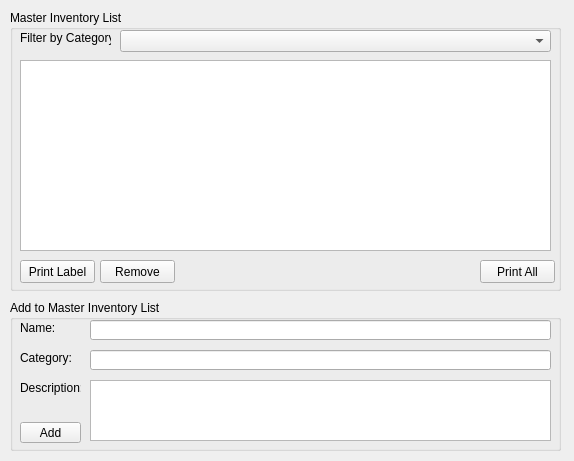
<?xml version="1.0" encoding="UTF-8"?>
<ui version="4.0">
 <class>wndinventorycontrol</class>
 <widget class="QMainWindow" name="wndinventorycontrol">
  <property name="geometry">
   <rect>
    <x>0</x>
    <y>0</y>
    <width>574</width>
    <height>461</height>
   </rect>
  </property>
  <property name="minimumSize">
   <size>
    <width>574</width>
    <height>461</height>
   </size>
  </property>
  <property name="windowTitle">
   <string>Inventory Control</string>
  </property>
  <widget class="QWidget" name="centralwidget">
   <widget class="QGroupBox" name="groupBox">
    <property name="geometry">
     <rect>
      <x>10</x>
      <y>10</y>
      <width>551</width>
      <height>281</height>
     </rect>
    </property>
    <property name="title">
     <string>Master Inventory List</string>
    </property>
    <widget class="QLabel" name="lblFilter">
     <property name="geometry">
      <rect>
       <x>10</x>
       <y>20</y>
       <width>91</width>
       <height>16</height>
      </rect>
     </property>
     <property name="text">
      <string>Filter by Category:</string>
     </property>
    </widget>
    <widget class="QComboBox" name="cmbCategoryFilter">
     <property name="geometry">
      <rect>
       <x>110</x>
       <y>20</y>
       <width>431</width>
       <height>22</height>
      </rect>
     </property>
    </widget>
    <widget class="QPushButton" name="btnPrintLabel">
     <property name="geometry">
      <rect>
       <x>10</x>
       <y>250</y>
       <width>75</width>
       <height>23</height>
      </rect>
     </property>
     <property name="text">
      <string>Print Label</string>
     </property>
    </widget>
    <widget class="QPushButton" name="btnRemoveItem">
     <property name="geometry">
      <rect>
       <x>90</x>
       <y>250</y>
       <width>75</width>
       <height>23</height>
      </rect>
     </property>
     <property name="text">
      <string>Remove</string>
     </property>
    </widget>
    <widget class="QPushButton" name="btnPrintAll">
     <property name="geometry">
      <rect>
       <x>470</x>
       <y>250</y>
       <width>75</width>
       <height>23</height>
      </rect>
     </property>
     <property name="text">
      <string>Print All</string>
     </property>
    </widget>
    <widget class="QTableView" name="tblInventory">
     <property name="geometry">
      <rect>
       <x>10</x>
       <y>50</y>
       <width>531</width>
       <height>191</height>
      </rect>
     </property>
     <property name="alternatingRowColors">
      <bool>true</bool>
     </property>
     <attribute name="verticalHeaderDefaultSectionSize">
      <number>19</number>
     </attribute>
    </widget>
   </widget>
   <widget class="QGroupBox" name="groupBox_2">
    <property name="geometry">
     <rect>
      <x>10</x>
      <y>300</y>
      <width>551</width>
      <height>151</height>
     </rect>
    </property>
    <property name="title">
     <string>Add to Master Inventory List</string>
    </property>
    <widget class="QLabel" name="lblNewName">
     <property name="geometry">
      <rect>
       <x>10</x>
       <y>20</y>
       <width>61</width>
       <height>16</height>
      </rect>
     </property>
     <property name="text">
      <string>Name:</string>
     </property>
    </widget>
    <widget class="QLabel" name="lblNewCategory">
     <property name="geometry">
      <rect>
       <x>10</x>
       <y>50</y>
       <width>61</width>
       <height>16</height>
      </rect>
     </property>
     <property name="text">
      <string>Category:</string>
     </property>
    </widget>
    <widget class="QLabel" name="lblNewDescription">
     <property name="geometry">
      <rect>
       <x>10</x>
       <y>80</y>
       <width>61</width>
       <height>16</height>
      </rect>
     </property>
     <property name="text">
      <string>Description:</string>
     </property>
    </widget>
    <widget class="QLineEdit" name="txtNewName">
     <property name="geometry">
      <rect>
       <x>80</x>
       <y>20</y>
       <width>461</width>
       <height>20</height>
      </rect>
     </property>
    </widget>
    <widget class="QLineEdit" name="txtNewCategory">
     <property name="geometry">
      <rect>
       <x>80</x>
       <y>50</y>
       <width>461</width>
       <height>20</height>
      </rect>
     </property>
    </widget>
    <widget class="QTextEdit" name="txtNewDescription">
     <property name="geometry">
      <rect>
       <x>80</x>
       <y>80</y>
       <width>461</width>
       <height>61</height>
      </rect>
     </property>
    </widget>
    <widget class="QPushButton" name="btnAdd">
     <property name="geometry">
      <rect>
       <x>10</x>
       <y>122</y>
       <width>61</width>
       <height>21</height>
      </rect>
     </property>
     <property name="text">
      <string>Add</string>
     </property>
    </widget>
   </widget>
  </widget>
 </widget>
 <tabstops>
  <tabstop>cmbCategoryFilter</tabstop>
  <tabstop>tblInventory</tabstop>
  <tabstop>btnPrintLabel</tabstop>
  <tabstop>btnRemoveItem</tabstop>
  <tabstop>btnPrintAll</tabstop>
  <tabstop>txtNewName</tabstop>
  <tabstop>txtNewCategory</tabstop>
  <tabstop>txtNewDescription</tabstop>
  <tabstop>btnAdd</tabstop>
 </tabstops>
 <resources/>
 <connections/>
</ui>
